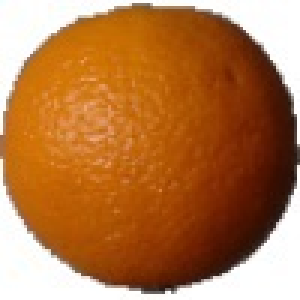
#> input picture data/test/Orange_easy/0_100.jpg, 100 x 100 px (shown 3 times larger)
$ python main.py
#> lines starting #> are read from the running program, lines starting #| are printed output that depends on the picture; pictures that were not available may be replaced by others from this repository, and a replacement may not be noted
### src/data_loader.py
import os
import numpy as np
import matplotlib.pyplot as plt
from PIL import Image

def read_image_from_path(path, size):
    im = Image.open(path).convert('RGB').resize(size)
    return np.array(im)

def folder_to_images(folder, size):
    list_dir = [os.path.join(folder, name) for name in os.listdir(folder)]
    images_np = np.zeros(shape=(len(list_dir), *size, 3))
    images_path = []
    for i, path in enumerate(list_dir):
        images_np[i] = read_image_from_path(path, size)
        images_path.append(path)
    images_path = np.array(images_path)
    return images_np, images_path

### src/image_retrieval.py
import os
from data_loader import *
from similarity import *
from config import CLASS_NAME

def get_l1_score(root_img_path, query_path, size):
    query = read_image_from_path(query_path, size)
    ls_path_score = []
    for folder in os.listdir(root_img_path):
        if folder in CLASS_NAME:
            path = os.path.join(root_img_path, folder)
            images_np, images_path = folder_to_images(path, size)
            rates = absolute_difference(query, images_np)
            ls_path_score.extend(list(zip(images_path, rates)))
    return query, ls_path_score

def get_l2_score(root_img_path, query_path, size):
    query = read_image_from_path(query_path, size)
    ls_path_score = []
    for folder in os.listdir(root_img_path):
        if folder in CLASS_NAME:
            path = os.path.join(root_img_path, folder)
            images_np, images_path = folder_to_images(path, size)
            rates = mean_square_difference(query, images_np)
            ls_path_score.extend(list(zip(images_path, rates)))
    return query, ls_path_score

def get_cosine_similarity_score(root_img_path, query_path, size):
    query = read_image_from_path(query_path, size)
    ls_path_score = []
    for folder in os.listdir(root_img_path):
        if folder in CLASS_NAME:
            path = os.path.join(root_img_path, folder)
            images_np, images_path = folder_to_images(path, size)
            rates = cosine_similarity(query, images_np)
            ls_path_score.extend(list(zip(images_path, rates)))
    return query, ls_path_score

def get_correlation_coefficient_score(root_img_path, query_path, size):
    query = read_image_from_path(query_path, size)
    ls_path_score = []
    for folder in os.listdir(root_img_path):
        if folder in CLASS_NAME:
            path = os.path.join(root_img_path, folder)
            images_np, images_path = folder_to_images(path, size)
            rates = correlation_coefficient(query, images_np)
            ls_path_score.extend(list(zip(images_path, rates)))
    return query, ls_path_score

### src/plot_results.py
import matplotlib.pyplot as plt
import os
from PIL import Image
from data_loader import read_image_from_path
import config

def plot_results(query_path, ls_path_score, reverse=False, save=False, filename=''):
    fig = plt.figure(figsize=(15, 9))
    fig.add_subplot(2, 3, 1)

    # Display query image
    query_image = read_image_from_path(query_path, config.IMAGE_SIZE)
    plt.imshow(query_image)
    plt.title(f"Query Image: {query_path.split('/')[2]}", fontsize=16)
    plt.axis("off")

    # Display top 5 results
    ls_path_score = sorted(ls_path_score, key=lambda x: x[1], reverse=reverse)[:5]
    for i, (image_path, score) in enumerate(ls_path_score, start=2):
        fig.add_subplot(2, 3, i)
        result_image = read_image_from_path(image_path, size=config.IMAGE_SIZE)
        plt.imshow(result_image)
        plt.title(f"Top {i-1}: {image_path.split('/')[2]}", fontsize=16)
        plt.axis("off")

    # Save plot
    if save:
        output_dir = 'assets/demo_images'
        os.makedirs(output_dir, exist_ok=True)
        output_path = f"{query_path.split('/')[2]}_{filename}_result.png"
        plt.savefig(os.path.join(output_dir, output_path))

    plt.show()

### src/similarity.py
import numpy as np

def absolute_difference(query, data):
    axis_batch_size = tuple(range(1, len(data.shape)))
    return np.sum(np.abs(data - query), axis=axis_batch_size)

def mean_square_difference(query, data):
    axis_batch_size = tuple(range(1, len(data.shape)))
    return np.mean(np.square(data - query), axis=axis_batch_size)

def cosine_similarity(query, data):
    axis_batch_size = tuple(range(1, len(data.shape)))
    query_norm = np.sqrt(np.sum(query**2))
    data_norm = np.sqrt(np.sum(data**2, axis=axis_batch_size))
    return np.sum(data * query, axis=axis_batch_size) / (query_norm * data_norm + np.finfo(float).eps)

def correlation_coefficient(query, data):
    axis_batch_size = tuple(range(1, len(data.shape)))
    query_mean = query - np.mean(query)
    data_mean = data - np.mean(data, axis=axis_batch_size, keepdims=True)
    query_norm = np.sqrt(np.sum(query_mean**2))
    data_norm = np.sqrt(np.sum(data_mean**2, axis=axis_batch_size))
    return np.sum(data_mean * query_mean, axis=axis_batch_size) / (query_norm * data_norm + np.finfo(float).eps)

### main.py
import os
from src.image_retrieval import *
from src.plot_results import *
import src.config

def query_images(query_path, get_similarity, method_name, reverse=False):
    query_path = os.path.join(config.TEST_DIR, query_path)
    query, ls_path_score = get_similarity(config.TRAIN_DIR, query_path, config.IMAGE_SIZE)
    plot_results(query_path, ls_path_score, reverse=reverse, save=True, filename=method_name)

def run_retrieval():
    query_path_1 = 'Orange_easy/0_100.jpg'
    query_images(query_path_1, get_l1_score, 'l1')
#> in read_image_from_path, `im = Image.open(path).convert('RGB').resize(size)`:
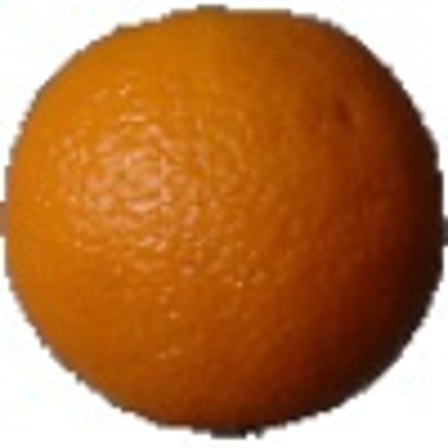
#> im: PIL image 448x448 RGB; mean R, G, B 179.5, 119.9, 71
#> call 2 of read_image_from_path, with size = (448, 448)
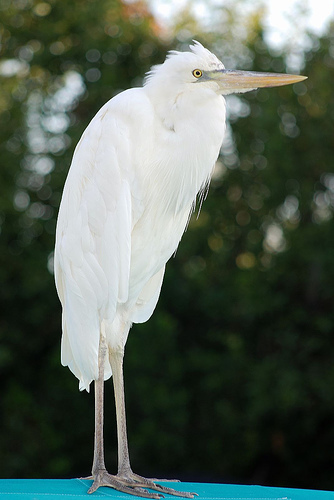
#> input picture data/test/American_egret/n02009912_2473.JPEG, 334 x 500 px, given as the content of the folder data/train, which was not available
#> in read_image_from_path (call 2), `im = Image.open(path).convert('RGB').resize(size)`:
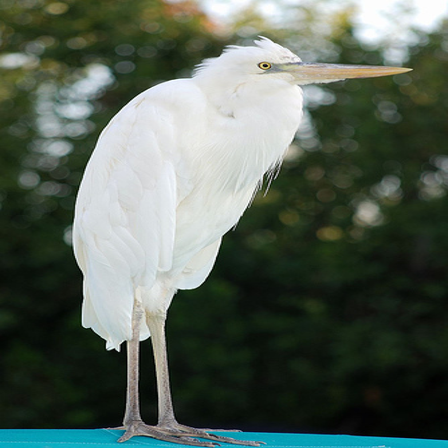
#> im: PIL image 448x448 RGB; mean R, G, B 85.3, 97.2, 86.4
#> in get_l1_score, `rates = absolute_difference(query, images_np)`: rates = [59436931]
#> in query_images, `query, ls_path_score = get_similarity(config.TRAIN_DIR, query_path, co..`: ls_path_score = 1 item
#> in plot_results, `plt.savefig(os.path.join(output_dir, output_path))`:
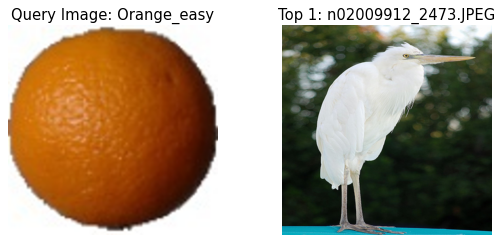
#> figure drawn by matplotlib, 2 panels
    query_images(query_path_1, get_l2_score, 'l2')
#> in get_l2_score, `rates = mean_square_difference(query, images_np)`: rates = [16171]
    query_images(query_path_1, get_cosine_similarity_score, 'cosine_similarity', True)
#> in cosine_similarity, `query_norm = np.sqrt(np.sum(query**2))`: query_norm = 6711.4
#> in get_cosine_similarity_score, `rates = cosine_similarity(query, images_np)`: rates = [10.76]
    query_images(query_path_1, get_correlation_coefficient_score, 'correlation_coefficient', True)
#> in correlation_coefficient, `query_norm = np.sqrt(np.sum(query_mean**2))`: query_norm = 72311.3
#> in get_correlation_coefficient_score, `rates = correlation_coefficient(query, images_np)`: rates = [0.0511]

    query_path_2 = 'African_crocodile/n01697457_18534.JPEG'
    query_images(query_path_2, get_l1_score, 'l1')
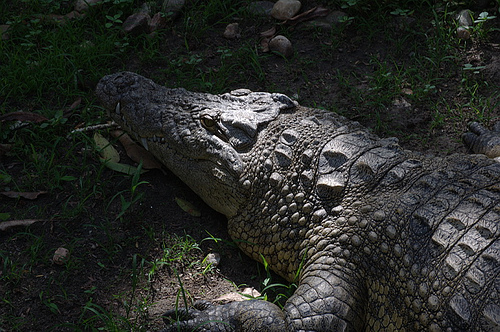
#> input picture data/test/African_crocodile/n01697457_18534.JPEG, 500 x 332 px
#> in read_image_from_path (call 17), `im = Image.open(path).convert('RGB').resize(size)`:
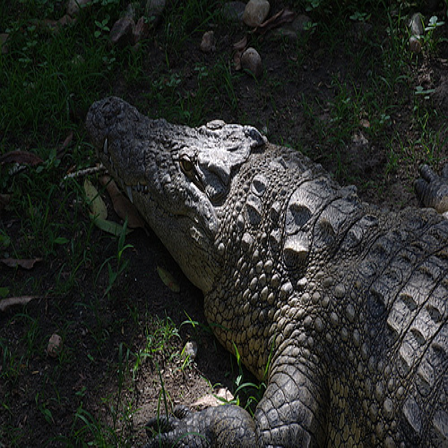
#> im: PIL image 448x448 RGB; mean R, G, B 42.2, 44.3, 41
    query_images(query_path_2, get_l2_score, 'l2')
    query_images(query_path_2, get_cosine_similarity_score, 'cosine_similarity', True)
    query_images(query_path_2, get_correlation_coefficient_score, 'correlation_coefficient', True)


if __name__ == "__main__":
    run_retrieval()
